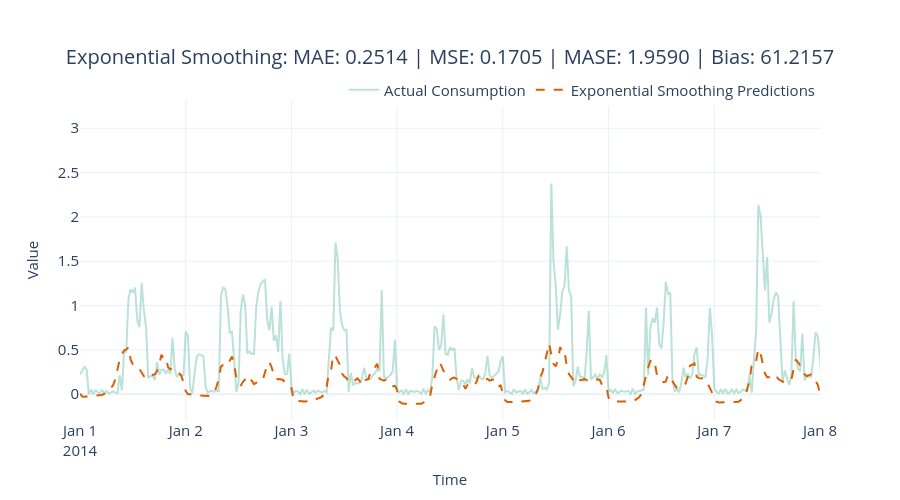

Here is the notebook cell this chart was saved with:
### Code cell
fig = plot_forecast(pred_df, forecast_columns=["ets_predictions"], forecast_display_names=['Exponential Smoothing Predictions'])
fig = format_plot(fig, title=f"Exponential Smoothing: MAE: {metrics['MAE']:.4f} | MSE: {metrics['MSE']:.4f} | MASE: {metrics['MASE']:.4f} | Bias: {metrics['Forecast Bias']:.4f}")
fig.update_xaxes(type="date", range=["2014-01-01", "2014-01-08"])
fig.show()

### Figure 1 — Plotly figure (JSON) as saved in the notebook; plotly's stock layout.template omitted (floating-point values rounded to 4 significant figures; data arrays with more than 128 entries replaced by an {"elided": "..."} marker saying what was removed)
{"data": [{"line": {"color": "rgba(27,158,119, 0.3)"}, "mode": "lines", "name": "Actual Consumption", "type": "scatter", "x": {"elided": "1488 str values"}, "y": {"elided": "1488 float values"}}, {"line": {"color": "rgba(217,95,2, 1)", "dash": "dash"}, "mode": "lines", "name": "Exponential Smoothing Predictions", "type": "scatter", "x": {"elided": "1488 str values"}, "y": {"elided": "1488 float values"}}], "layout": {"autosize": false, "height": 500, "legend": {"font": {"size": 15}, "orientation": "h", "title": {}, "x": 1, "xanchor": "right", "y": 0.98, "yanchor": "bottom"}, "title": {"font": {"size": 20}, "text": "Exponential Smoothing: MAE: 0.2514 | MSE: 0.1705 | MASE: 1.9590 | Bias: 61.2157", "x": 0.5, "xanchor": "center", "yanchor": "top"}, "width": 900, "xaxis": {"range": ["2014-01-01", "2014-01-08"], "tickfont": {"size": 15}, "title": {"font": {"size": 15}, "text": "Time"}, "type": "date"}, "yaxis": {"tickfont": {"size": 15}, "title": {"font": {"size": 15}, "text": "Value"}}}}
